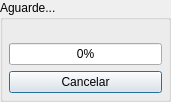
<?xml version="1.0" encoding="UTF-8"?>
<ui version="4.0">
 <class>CaixaMensagemProgresso</class>
 <widget class="QDialog" name="CaixaMensagemProgresso">
  <property name="geometry">
   <rect>
    <x>0</x>
    <y>0</y>
    <width>171</width>
    <height>102</height>
   </rect>
  </property>
  <property name="windowTitle">
   <string>Processando...</string>
  </property>
  <property name="toolTip">
   <string>&lt;html&gt;&lt;head/&gt;&lt;body&gt;&lt;p&gt;Trabalhando em sua &lt;span style=&quot; font-weight:600; font-style:italic;&quot;&gt;requisição&lt;/span&gt;...&lt;/p&gt;&lt;/body&gt;&lt;/html&gt;</string>
  </property>
  <property name="styleSheet">
   <string notr="true"/>
  </property>
  <layout class="QGridLayout" name="gridLayout">
   <property name="leftMargin">
    <number>0</number>
   </property>
   <property name="topMargin">
    <number>0</number>
   </property>
   <property name="rightMargin">
    <number>0</number>
   </property>
   <property name="bottomMargin">
    <number>0</number>
   </property>
   <property name="spacing">
    <number>0</number>
   </property>
   <item row="0" column="0">
    <widget class="QGroupBox" name="groupBox">
     <property name="title">
      <string>Aguarde...</string>
     </property>
     <layout class="QVBoxLayout" name="verticalLayout">
      <property name="leftMargin">
       <number>6</number>
      </property>
      <property name="topMargin">
       <number>0</number>
      </property>
      <property name="rightMargin">
       <number>6</number>
      </property>
      <property name="bottomMargin">
       <number>6</number>
      </property>
      <item>
       <widget class="QLabel" name="labelImageFrame">
        <property name="text">
         <string/>
        </property>
        <property name="pixmap">
         <pixmap resource="thema.qrc">:/images/splash.gif</pixmap>
        </property>
        <property name="alignment">
         <set>Qt::AlignCenter</set>
        </property>
       </widget>
      </item>
      <item>
       <widget class="QProgressBar" name="barraDeProgresso">
        <property name="value">
         <number>0</number>
        </property>
        <property name="alignment">
         <set>Qt::AlignCenter</set>
        </property>
       </widget>
      </item>
      <item>
       <widget class="QPushButton" name="botaoCancelar">
        <property name="text">
         <string>Cancelar</string>
        </property>
       </widget>
      </item>
     </layout>
    </widget>
   </item>
  </layout>
 </widget>
 <resources>
  <include location="thema.qrc"/>
 </resources>
 <connections/>
</ui>
